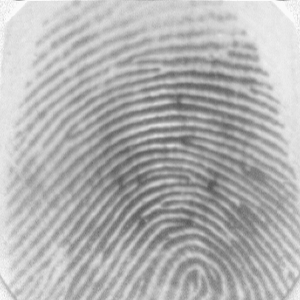
%> input picture DSAA-FINAL-PROJECT-FINAL/Code/fingerprint_db/prints/101_1.tif, 300 x 300 px; its folder holds only this picture in this run
$ octave batch_template.m   (GNU Octave 9; MATLAB toolbox functions it lacks are replaced by stand-ins)
%> lines starting %> are read from the running program, lines starting %| are printed output that depends on the picture; in (x1, y1, x2, y2) boxes, pixels count from 0 and x2, y2 are one past the last pixel; in counts of white or black regions, pixels touching at a corner belong together; the program's own positions count from 1
### DSAA-FINAL-PROJECT-FINAL/Code/fftenhance.m
function [final]=fftenhance(image,f)
I = 255-double(image);
[w,h] = size(I);
w1=floor(w/32)*32;
h1=floor(h/32)*32;
inner = zeros(w1,h1);
for i1=1:32:w1
   for i2=1:32:h1
      a=i1+31;
      b=i2+31;
      F=fft2( I(i1:a,i2:b) );%PERFORMING FFT TRANSFORM AND IFT OF EACH BLCOK
      factor=abs(F).^f;
      part = abs(ifft2(F.*factor));
      temp=max(part(:));
      if temp==0
         temp=1;%d=DIVISION BY ZERO ERROR REMOVAL
      end;
      part= part./temp;
      inner(i1:a,i2:b) = part; %STORING ALL ENHANCED PARTS IN INNER
   end;
end;
inner;
final=inner*255;
final=histeq(uint8(final));

### DSAA-FINAL-PROJECT-FINAL/Code/adaptiveThres.m
function [o] = adaptiveThres(a,W,noShow);
[w,h] = size(a);
o = zeros(w,h);

%seperate it to W block
%step to w with step length W

for i=1:W:w
for j=1:W:h
mean_thres = 0;

%white is ridge -> large

if i+W-1 <= w & j+W-1 <= h
   	mean_thres = mean2(a(i:i+W-1,j:j+W-1));
   	%threshold value is choosed
      mean_thres = 0.8*mean_thres;
      %before binarization
      %ridges are black, small intensity value -> 1 (white ridge)
      %the background and valleys are white, large intensity value -> 0(black)
      o(i:i+W-1,j:j+W-1) = a(i:i+W-1,j:j+W-1) < mean_thres;
end;

end;
end;


if nargin == 2
imagesc(o);
colormap(gray);
end;

### DSAA-FINAL-PROJECT-FINAL/Code/direction.m
function [ROIBOUND,ROIAREA] = direction(image,blocksize,noshow)
[w,h] = size(image);
direct = zeros(w,h);
gxmulgy = zeros(w,h);
sq_gxminusgy = zeros(w,h);
sq_gxsumgy = zeros(w,h);
W = blocksize;
theta = 0;
sumval = 1;
bg_certainty = 0;

blockIndex = zeros(ceil(w/W),ceil(h/W));
timesval = 0;
minusval = 0;

center = [];

%gx X-GRADIENT
filter_gradient = fspecial('sobel');
I_horizontal = filter2(filter_gradient,image);

%gy Y-GRADIENT
filter_gradient = transpose(filter_gradient);
I_vertical = filter2(filter_gradient,image);


gxmulgy=I_horizontal.*I_vertical;
sq_gxminusgy=(I_vertical-I_horizontal).*(I_vertical+I_horizontal);
sq_gxsumgy = (I_horizontal.*I_horizontal) + (I_vertical.*I_vertical);


for i1=1:W:w
    for i2=1:W:h
      if i2+W-1 < h & i1+W-1 < w
		    timesval = sum(sum(gxmulgy(i1:i1+W-1, i2:i2+W-1)));
          minusval = sum(sum(sq_gxminusgy(i1:i1+W-1, i2:i2+W-1)));
          sumval = sum(sum(sq_gxsumgy(i1:i1+W-1, i2:i2+W-1)));
          bg_certainty = 0;
          theta = 0;
          if sumval ~= 0 & timesval ~=0
             bg_certainty = (timesval*timesval + minusval*minusval)/(W*W*sumval);
            if bg_certainty > 0.05 %THRESHOLD
             blockIndex(ceil(i1/W),ceil(i2/W)) = 1;
             tan_value = atan2(2*timesval,minusval);
             theta = (tan_value)/2+pi/2 ;
             center = [center;[round(i1 + (W-1)/2),round(i2 + (W-1)/2),theta]];
        		end;
        end;
    end;
 		timesval = 0;
        minusval = 0;
        sumval = 0;

   end;
end;


if nargin == 2 %FUNCTION INPUT ARGUEMENTS
	imagesc(direct);

	hold on;
	[u,v] = pol2cart(center(:,3),8);
   quiver(center(:,2),center(:,1),u,v,0,'g');%PLOTTING AS IMAGE
   hold off;
end;


x = bwlabel(blockIndex,4);
y = bwmorph(x,'close');
ROIAREA = bwmorph(y,'open');
ROIBOUND = bwperim(ROIAREA);


%DSAA GROUP_20
%ANIRUDH KANNAN
%DHARANI AKURATHI
%MONICA SAGAR
%LAISHA WADHWA

### DSAA-FINAL-PROJECT-FINAL/Code/drawROI.m
function [roiImg,roiBound,roiArea] = drawROI(in,inBound,inArea,noShow)
%  Construct a ROI rectangle for the input fingerprint image and return the segmented fingerprint,
% With the assumption that only one ROI region for each fingerprint image

[iw,ih]=size(in);
tmplate = zeros(iw,ih);
[w,h] = size(inArea);
tmp=zeros(iw,ih);


left = 1;
right = h;
upper = 1;
bottom = w;

le2ri = sum(inBound);
roiColumn = find(le2ri>0);
left = min(roiColumn);
right = max(roiColumn);

tr_bound = inBound';

up2dw=sum(tr_bound);
roiRow = find(up2dw>0);
upper = min(roiRow);
bottom = max(roiRow);

%cut out the ROI region image

%show background,bound,innerArea with different gray intensity:0,100,200

for i = upper:1:bottom
   for j = left:1:right
      if inBound(i,j) == 1
         tmplate(16*i-15:16*i,16*j-15:16*j) = 200;
         tmp(16*i-15:16*i,16*j-15:16*j) = 1;

      elseif inArea(i,j) == 1 & inBound(i,j) ~=1
         tmplate(16*i-15:16*i,16*j-15:16*j) = 100;
         tmp(16*i-15:16*i,16*j-15:16*j) = 1;

      end;
   end;
end;

in=in.*tmp;


roiImg = in(16*upper-15:16*bottom,16*left-15:16*right);

roiBound = inBound(upper:bottom,left:right);
roiArea = inArea(upper:bottom,left:right);


%inner area
roiArea = im2double(roiArea) - im2double(roiBound); %NUMBER OF FUNCTION INPUT ARGUMENTS

if nargin == 3
	colormap(gray);
   imagesc(tmplate);
end;

### DSAA-FINAL-PROJECT-FINAL/Code/mark_minutia.m
function [end_list,branch_list,ridgeOrderMap,edgeWidth] = mark_minutia(in, inBound,inArea,block);
[w,h] = size(in);
[ridgeOrderMap,totalRidgeNum] = bwlabel(in);
imageBound = inBound;
imageArea = inArea;
blOCKkSize = block;

edgeWidth = interRidgeWidth(in,inArea,blOCKkSize);

end_list    = [];
branch_list = [];


for n1=1:totalRidgeNum
   [m,n1] = find(ridgeOrderMap==n1);
   b = [m,n1];
   ridgeW = size(b,1);

   for x1 = 1:ridgeW
      i = b(x1,1);
      j = b(x1,2);
    if inArea(ceil(i/blOCKkSize),ceil(j/blOCKkSize)) == 1
      neiborNumBER = 0;
      neiborNumBER = sum(sum(in(i-1:i+1,j-1:j+1)));
      neiborNumBER = neiborNumBER -1;
   if neiborNumBER == 1
		end_list =[end_list; [i,j]];

   elseif neiborNumBER == 3
      %MORE THAN 2 NEIGHBOURS
      tmp=in(i-1:i+1,j-1:j+1);
      tmp(2,2)=0;
      [abr,bbr]=find(tmp==1);
      t=[abr,bbr];
      if isempty(branch_list)
         branch_list = [branch_list;[i,j]];
      else
      for p1=1:3
         cbr=find(branch_list(:,1)==(abr(p1)-2+i) & branch_list(:,2)==(bbr(p1)-2+j) );
         if ~isempty(cbr)
            p1=4;
            break;
         end;
      end;
      if p1==3
         branch_list = [branch_list;[i,j]];
      end;
   	end;
  	end;
	end;
end;
end;

### DSAA-FINAL-PROJECT-FINAL/Code/interRidgeWidth.m
function edgeDistance = interRidgeWidth(image,inROI,blocksize)

[w1,h1] = size(image);

a11=sum(inROI);

b11=find(a11>0);

c11=min(b11);
d11=max(b11);
i11=round(w1/5);
m11=0;

for k11=1:4
   m11=m11+sum(image(k11*i11,16*c11:16*d11));
end;
e=(64*(d11-c11))/m11;

a11=sum(inROI,2);
b11=find(a11>0);

c11=min(b11);
d11=max(b11);

i11=round(h1/5);
m11=0;

for k11=1:4
   m11=m11+sum(image(16*c11:16*d11,k11*i11));
end;
m11=(64*(d11-c11))/m11;

edgeDistance=round((m11+e)/2);


### DSAA-FINAL-PROJECT-FINAL/Code/remove_spurious_Minutia.m
function [pathMap, final_end,final_branch] =remove_spurious_Minutia(in,end_list,branch_list,inArea,ridgeOrderMap,edgeWidth)


[w,h] = size(in);

final_end = [];
final_branch =[];
direct = [];
pathMap = [];

end_list(:,3) = 0;
branch_list(:,3) = 1;

minutiaeList = [end_list;branch_list];
finalList = minutiaeList;
[numberOfMinutia,dummy] = size(minutiaeList);
suspectMinList = [];

for i= 1:numberOfMinutia-1
   for j = i+1:numberOfMinutia
      d =( (minutiaeList(i,1) - minutiaeList(j,1))^2 + (minutiaeList(i,2)-minutiaeList(j,2))^2)^0.5;

      if d < edgeWidth
         suspectMinList =[suspectMinList;[i,j]];
      end;
   end;
end;

[totalSuspectMin,dummy] = size(suspectMinList);
%totalSuspectMin

for k = 1:totalSuspectMin
   typesum = minutiaeList(suspectMinList(k,1),3) + minutiaeList(suspectMinList(k,2),3);

   if typesum == 1
      % branch - end pair
      if ridgeOrderMap(minutiaeList(suspectMinList(k,1),1),minutiaeList(suspectMinList(k,1),2) ) ==  ridgeOrderMap(minutiaeList(suspectMinList(k,2),1),minutiaeList(suspectMinList(k,2),2) )
         finalList(suspectMinList(k,1),1:2) = [-1,-1];
	      finalList(suspectMinList(k,2),1:2) = [-1,-1];
      end;

   elseif typesum == 2
      % branch - branch pair
      if ridgeOrderMap(minutiaeList(suspectMinList(k,1),1),minutiaeList(suspectMinList(k,1),2) ) ==  ridgeOrderMap(minutiaeList(suspectMinList(k,2),1),minutiaeList(suspectMinList(k,2),2) )
         finalList(suspectMinList(k,1),1:2) = [-1,-1];
	      finalList(suspectMinList(k,2),1:2) = [-1,-1];
      end;

   elseif typesum == 0
      % end - end pair
      a = minutiaeList(suspectMinList(k,1),1:3);
      b = minutiaeList(suspectMinList(k,2),1:3);

      if ridgeOrderMap(a(1),a(2)) ~=  ridgeOrderMap(b(1),b(2))

         [thetaA,pathA,dd,mm] = getLocalTheta(in,a,edgeWidth);
         [thetaB,pathB,dd,mm] = getLocalTheta(in,b,edgeWidth);

         %the connected line between the two points

         thetaC = atan2( (pathA(1,1)-pathB(1,1)), (pathA(1,2) - pathB(1,2)) );


         angleAB = abs(thetaA-thetaB);
         angleAC = abs(thetaA-thetaC);


         if ( (or(angleAB < pi/3, abs(angleAB -pi)<pi/3 )) & (or(angleAC < pi/3, abs(angleAC - pi) < pi/3)) )
            finalList(suspectMinList(k,1),1:2) = [-1,-1];
            finalList(suspectMinList(k,2),1:2) = [-1,-1];
         end;

         %remove short ridge later
      elseif  ridgeOrderMap(a(1),a(2)) ==  ridgeOrderMap(b(1),b(2))
         finalList(suspectMinList(k,1),1:2) = [-1,-1];
         finalList(suspectMinList(k,2),1:2) = [-1,-1];

      end;
   end;
end;

   for k =1:numberOfMinutia
      if finalList(k,1:2) ~= [-1,-1]
         if finalList(k,3) == 0
            [thetak,pathk,dd,mm] = getLocalTheta(in,finalList(k,:),edgeWidth);
            if size(pathk,1) >= edgeWidth
            	final_end=[final_end;[finalList(k,1:2),thetak]];
            	[id,dummy] = size(final_end);
            	pathk(:,3) = id;
            	pathMap = [pathMap;pathk];
            end;
         else

            final_branch=[final_branch;finalList(k,1:2)];

            [thetak,path1,path2,path3] = getLocalTheta(in,finalList(k,:),edgeWidth);

            if size(path1,1)>=edgeWidth & size(path2,1)>=edgeWidth & size(path3,1)>=edgeWidth

            final_end=[final_end;[path1(1,1:2),thetak(1)]];
            [id,dummy] = size(final_end);
            path1(:,3) = id;
            pathMap = [pathMap;path1];

            final_end=[final_end;[path2(1,1:2),thetak(2)]];
            path2(:,3) = id+1;
            pathMap = [pathMap;path2];


            final_end=[final_end;[path3(1,1:2),thetak(3)]];
				path3(:,3) = id+2;
            pathMap = [pathMap;path3];

         	end;


         end;
      end;
   end;

   %final_end
   %pathMap
   %edgeWidth


### DSAA-FINAL-PROJECT-FINAL/Code/getLocalTheta.m
function [theta,paths1,paths2,paths3] = getLocalTheta(in,start_point,edgeWidth)
paths1 =[];
paths2 =[];
paths3 =[];

			a = start_point;
         pathA = [];
			pathA = a(1,1:2);

         theta = [];

if a(3) == 0
         for p=1:edgeWidth

            [cur,dummy] = size(pathA);
            i = pathA(cur,1);
            j = pathA(cur,2);

            window=in(i-1:i+1,j-1:j+1);

            window(2,2) = 0;

            if cur > 1
               window( 2 - pathA(cur,1) + pathA(cur-1,1) , 2- pathA(cur,2) + pathA(cur-1,2) ) = 0;
            end;


            [q,r]=find(window);
            b=[q,r];
            [neighbors,dummy]=size(b);

            if neighbors == 1
	            pathA(cur+1,1) = b(1,1)-2 + pathA(cur,1);
   	         pathA(cur+1,2) = b(1,2)-2 + pathA(cur,2);
            else
               break;
            end;
          end;

	         [path_length, dddd] = size(pathA);
            paths1 = pathA;

				mean_x = 0;
				mean_y = 0;

			   mean_value = sum(pathA);

            mean_x = mean_value(1) / path_length;
				mean_y = mean_value(2) / path_length;

				theta = atan2( (mean_x - pathA(1,1)),(mean_y - pathA(1,2)) );

elseif a(3) == 1
   			pathA = [];

            total_mx = 0;
            total_my = 0;
            i = a(1);
            j = a(2);

            pathA(1,:) = [i,j];

            window=in(i-1:i+1,j-1:j+1);
            window(2,2) = 0;
            [q,r]=find(window);
            b=[q,r];
            [neighbors,dummy]=size(b);

if neighbors == 3
   for s = 1:3

      pathA(2,1) = b(s,1)-2 + pathA(1,1);
		pathA(2,2) = b(s,2)-2 + pathA(1,2);

		for p = 1:edgeWidth

            [cur,dummy] = size(pathA);
            i = pathA(cur,1);
            j = pathA(cur,2);

            window=in(i-1:i+1,j-1:j+1);
            window(2,2) = 0;

            if cur > 1
               window( 2 - pathA(cur,1) + pathA(cur-1,1) , 2- pathA(cur,2) + pathA(cur-1,2) ) = 0;
            end;


            [q,r]=find(window);
            c=[q,r];
            [neighbors,dummy]=size(c);

            if neighbors == 1
	            pathA(cur+1,1) = c(1,1)-2 + pathA(cur,1);
   	         pathA(cur+1,2) = c(1,2)-2 + pathA(cur,2);
            else
               break;
            end;
    	end;

	       [path_length, dddd] = size(pathA);

	    	mean_x = 0;
			mean_y = 0;

		   mean_value = sum(pathA);

         mean_x = mean_value(1) / path_length;
			mean_y = mean_value(2) / path_length;

         theta = [theta;atan2( (mean_x - pathA(1,1)),(mean_y - pathA(1,2)) )];

         if s == 1
         paths1 = pathA(2:path_length,:);
      	elseif s == 2
      	paths2 = pathA(2:path_length,:);
   		elseif s == 3
      	paths3 = pathA(2:path_length,:);
      	end;

         pathA(2:path_length,:) = [];

         %total_mx = total_mx + mean_x - pathA(1,1);
         %total_my = total_my + mean_y - pathA(1,2);

end;
end;

% [5 lines of commented-out code are left out]


end;


### DSAA-FINAL-PROJECT-FINAL/Code/batch_template.m
t = cputime;
for i=101:102
   for j=1:4
      i
      j
   fname = sprintf('fingerprint_db\\%d_%d.tif',i,j);

   o1 = imread(fname);
%> o1 is the input picture: size 300x300 uint8; min 86, max 250, mean 178.1
   o1 =255 - double(o1);
%> o1: size 300x300 double
   o1=histeq(uint8(o1));
%> o1: size 300x300 uint8
   o1=fftenhance(o1,0.45);
%> after the loop in fftenhance, `for i1=1:32:w1`:
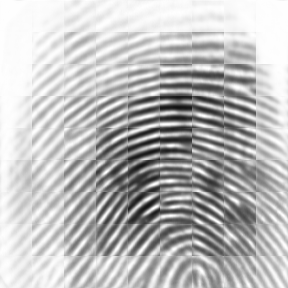
%> inner: size 288x288 double; min 0.0675, max 1, mean 0.741

   o1=adaptiveThres(double(o1),32,0);
%> after the loop in adaptiveThres, `for i=1:W:w`:
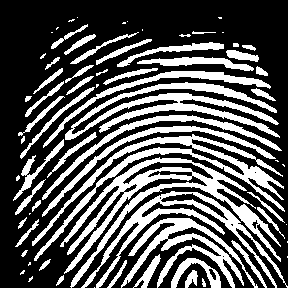
%> o: size 288x288 double; values 0 (black) and 1 (white), 34.3% white; 71 white regions (22 under 20 px), largest, box (x1, y1, x2, y2) and area: (60, 157, 281, 288) 4847, (32, 134, 285, 261) 3654, (65, 82, 280, 140) 3532
   [o1Bound,o1Area]=direction(o1,16,0);
%> in direction, `sq_gxminusgy=(I_vertical-I_horizontal).*(I_vertical+I_horizontal);`:
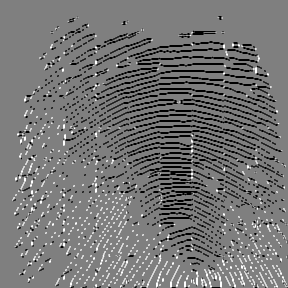
%> sq_gxminusgy: size 288x288 double; min -16, max 16, mean -1.28; drawn with min black and max white
%> in direction, `sq_gxsumgy = (I_horizontal.*I_horizontal) + (I_vertical.*I_vertical);`:
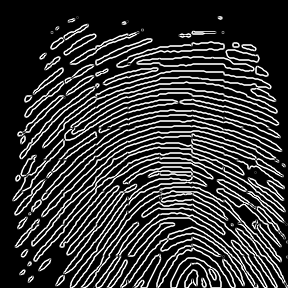
%> sq_gxsumgy: size 288x288 double; min 0, max 20, mean 4.27; drawn with min black and max white
%> after the loop in direction, `for i1=1:W:w`: bg_certainty = 1.67; center = 240 rows, first 12: [25 73 2.81; 25 89 2.55; 25 121 2.99; 25 201 3.14; 25 217 0.0622; 41 57 2.43; 41 73 2.59; 41 89 2.68; 41 105 2.74; 41 121 2.83; 41 137 2.81; 41 153 2.87]; tan_value = -1.29; theta = 0.926
   [o1,o1Bound,o1Area]=drawROI(o1,o1Bound,o1Area,0);
%> in drawROI, `le2ri = sum(inBound);`: le2ri = 18 values, max 15 at index 18, min 2 at index 2, mean 3.44
%> in drawROI, `roiColumn = find(le2ri>0);`: roiColumn = 18 values from 1 to 18
%> in drawROI, `left = min(roiColumn);`: left = 1
%> in drawROI, `up2dw=sum(tr_bound);`: up2dw = 18 values, max 16 at index 18, min 2 at index 2, mean 3.44
%> in drawROI, `roiRow = find(up2dw>0);`: roiRow = 18 values from 1 to 18
%> in drawROI, `upper = min(roiRow);`: upper = 1
%> the loop in drawROI, `for i = upper:1:bottom` made 18 passes
%> after the loop in drawROI, `for i = upper:1:bottom`:
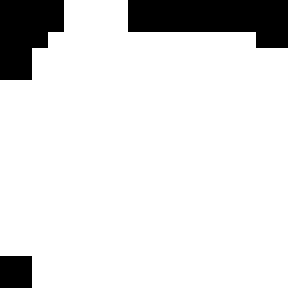
%> tmp: size 288x288 double; values 0 (black) and 1 (white), 87.3% white; 3 black regions, box (x1, y1, x2, y2) and area: (128, 0, 288, 48) 5632, (0, 0, 64, 80) 3840, (0, 256, 32, 288) 1024
%> after the loop in drawROI, `for i = upper:1:bottom`:
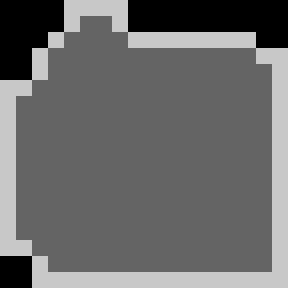
%> tmplate: size 288x288 double; min 0, max 200, mean 106.5

   o1=im2double(bwmorph(o1,'thin',Inf));
%> o1: size 288x288 double; values 0 (black) and 1 (white), 6.5% white in thin lines or dots, all inside (x1, y1, x2, y2) = (13, 17, 288, 288)
   o1=im2double(bwmorph(o1,'clean'));
%> o1: size 288x288 double; values 0 (black) and 1 (white), 6.5% white in thin lines or dots, all inside (x1, y1, x2, y2) = (13, 19, 288, 288)
   o1=im2double(bwmorph(o1,'hbreak'));
   o1=im2double(bwmorph(o1,'spur'));
%> o1: size 288x288 double; values 0 (black) and 1 (white), 6.4% white in thin lines or dots, all inside (x1, y1, x2, y2) = (14, 19, 288, 288)

   [end_list1,branch_list1,ridgeMap1,edgeWidth]=mark_minutia(o1,o1Bound,o1Area,16);
%> in mark_minutia, `[ridgeOrderMap,totalRidgeNum] = bwlabel(in);`:
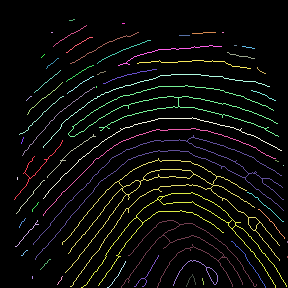
%> ridgeOrderMap: size 288x288 double; 62 distinct labels, from 0 to 61; one colour per label, 0 black
%> in mark_minutia, `[ridgeOrderMap,totalRidgeNum] = bwlabel(in);`: totalRidgeNum = 61
%> in interRidgeWidth, `a11=sum(inROI);`: a11 = 18 values, max 16 at index 6, min 0 at index 1, mean 12.28
%> in interRidgeWidth, `b11=find(a11>0);`: b11 = [2 3 4 5 6 7 8 9 10 11 12 13 14 15 16 17]
%> in interRidgeWidth, `c11=min(b11);`: c11 = 2
%> in interRidgeWidth, `d11=max(b11);`: d11 = 17
%> the loop in interRidgeWidth, `for k11=1:4` made 4 passes
%> m11 on passes 1 to 4: 9, 29, 51, 67
%> in interRidgeWidth, `e=(64*(d11-c11))/m11;`: e = 14.33
%> in interRidgeWidth, `a11=sum(inROI,2);`: a11 = 18 values, max 16 at index 7, min 0 at index 1, mean 12.28
%> in interRidgeWidth, `b11=find(a11>0);`: b11 = [2; 3; 4; 5; 6; 7; 8; 9; 10; 11; 12; 13; 14; 15; 16; 17]
%> the loop in interRidgeWidth, `for k11=1:4` made 4 passes
%> m11 on passes 1 to 4: 13, 31, 52, 72
%> in interRidgeWidth, `m11=(64*(d11-c11))/m11;`: m11 = 13.33
%> in interRidgeWidth, `edgeDistance=round((m11+e)/2);`: edgeDistance = 14
%> the loop in mark_minutia, `for n1=1:totalRidgeNum` made 61 passes
%> ridgeW on passes 1, 2, 3, 5, 9, 11, 14, 15, 18, 19, 20, 22: 90, 32, 35, 49, 82, 38, 661, 27, 233, 246, 238, 59
%> (m, n1, b, ridgeW) on passes 4, 10, 13, 17, 23, 31: ([178; 179; 180], [18; 18; 18], [178 18; 179 18; 180 18], 3), ([101; 100; 99; 98; 97; 97], [27; 28; 29; 30; 31; 32], [101 27; 100 28; 99 29; 98 30; 97 31; 97 32], 6), ([277; 278; 279], [33; 33; 33], [277 33; 278 33; 279 33], 3), ([58; 57; 56; 55], [42; 43; 44; 45], [58 42; 57 43; 56 44; 55 45], 4), ([33; 33], [52; 53], [33 52; 33 53], 2), ([21; 21; 21; 21; 20; 20], [70; 71; 72; 73; 74; 75], [21 70; 21 71; 21 72; 21 73; 20 74; 20 75], 6)
%> after the loop in mark_minutia, `for n1=1:totalRidgeNum`: abr = [2; 3; 2]; bbr = [1; 1; 3]; branch_list = 78 rows, first 12: [173 25; 178 30; 160 46; 160 48; 224 36; 142 187; 138 193; 138 195; 167 222; 162 235; 178 245; 174 249]; cbr = 78; end_list = 96 rows, first 12: [174 24; 157 35; 160 45; 141 63; 221 38; 225 39; 214 17; 181 45; 178 18; 180 18; 135 20; 97 64]; m = [257; 258]; neiborNumBER = 2; p1 = 4; t = [2 1; 3 1; 2 3]; tmp = [0 0 0; 1 0 1; 1 0 0]
%> end_list1 has the same summary as end_list in mark_minutia; branch_list1 has the same summary as branch_list in mark_minutia; edgeWidth = 14
   [pathMap1,real_end1,real_branch1]=remove_spurious_Minutia(o1,end_list1,branch_list1,o1Area,ridgeMap1,edgeWidth);
%> in remove_spurious_Minutia, `minutiaeList = [end_list;branch_list];`: minutiaeList = 174 rows, first 12: [174 24 0; 157 35 0; 160 45 0; 141 63 0; 221 38 0; 225 39 0; 214 17 0; 181 45 0; 178 18 0; 180 18 0; 135 20 0; 97 64 0]
%> in remove_spurious_Minutia, `finalList = minutiaeList;`: finalList has the same summary as minutiaeList
%> after the loop in remove_spurious_Minutia, `for i= 1:numberOfMinutia-1`: suspectMinList = 280 rows, first 12: [1 9; 1 10; 1 97; 1 98; 2 3; 2 17; 2 32; 2 99; 2 100; 3 32; 3 99; 3 100]
%> the loop in remove_spurious_Minutia, `for k = 1:totalSuspectMin` made 280 passes
%> (typesum, thetaA) on passes 10, 14, 15, 16, 18: (0, 0), (0, 2.03), (0, 2.03), (0, 2.03), (0, 3.14)
%> (typesum, thetaA, thetaB) on passes 1 to 2: (0, -0.785, 1.57), (0, -0.785, -1.57)
%> (the run ends here)
